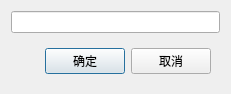
<?xml version="1.0" encoding="UTF-8"?>
<ui version="4.0">
 <class>AddItemDialog</class>
 <widget class="QDialog" name="AddItemDialog">
  <property name="geometry">
   <rect>
    <x>0</x>
    <y>0</y>
    <width>231</width>
    <height>94</height>
   </rect>
  </property>
  <property name="windowTitle">
   <string>Dialog</string>
  </property>
  <property name="modal">
   <bool>true</bool>
  </property>
  <layout class="QVBoxLayout" name="verticalLayout">
   <item>
    <widget class="QLineEdit" name="lineEdit"/>
   </item>
   <item>
    <spacer name="verticalSpacer">
     <property name="orientation">
      <enum>Qt::Vertical</enum>
     </property>
     <property name="sizeHint" stdset="0">
      <size>
       <width>20</width>
       <height>40</height>
      </size>
     </property>
    </spacer>
   </item>
   <item>
    <widget class="QWidget" name="widget" native="true">
     <layout class="QHBoxLayout" name="horizontalLayout">
      <item>
       <spacer name="horizontalSpacer">
        <property name="orientation">
         <enum>Qt::Horizontal</enum>
        </property>
        <property name="sizeHint" stdset="0">
         <size>
          <width>40</width>
          <height>20</height>
         </size>
        </property>
       </spacer>
      </item>
      <item>
       <widget class="QPushButton" name="ok">
        <property name="text">
         <string>确定</string>
        </property>
       </widget>
      </item>
      <item>
       <widget class="QPushButton" name="cancel">
        <property name="text">
         <string>取消</string>
        </property>
       </widget>
      </item>
     </layout>
    </widget>
   </item>
  </layout>
 </widget>
 <resources/>
 <connections/>
</ui>
